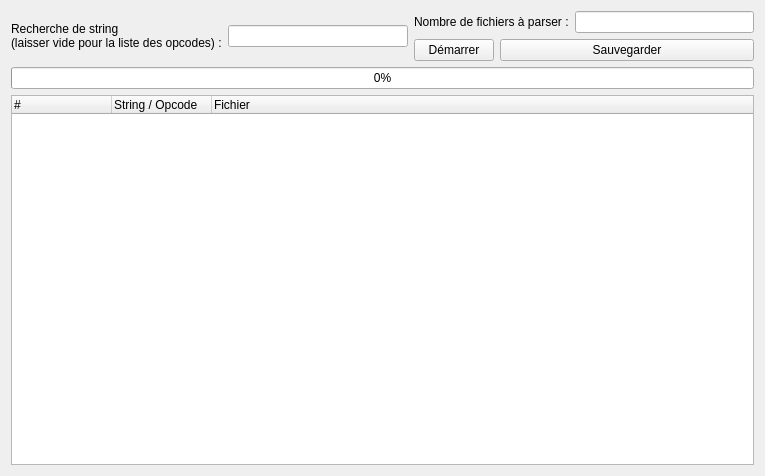
<?xml version="1.0" encoding="UTF-8"?>
<ui version="4.0">
 <class>MainWindow</class>
 <widget class="QMainWindow" name="MainWindow">
  <property name="geometry">
   <rect>
    <x>0</x>
    <y>0</y>
    <width>765</width>
    <height>476</height>
   </rect>
  </property>
  <property name="font">
   <font>
    <pointsize>7</pointsize>
   </font>
  </property>
  <property name="windowTitle">
   <string>WakfuFinder</string>
  </property>
  <property name="windowIcon">
   <iconset resource="Ressources/Ressources.qrc">
    <normaloff>:/Images/logo.png</normaloff>:/Images/logo.png</iconset>
  </property>
  <widget class="QWidget" name="centralWidget">
   <layout class="QGridLayout" name="gridLayout">
    <item row="0" column="0" rowspan="2">
     <widget class="QLabel" name="label_2">
      <property name="font">
       <font>
        <pointsize>9</pointsize>
       </font>
      </property>
      <property name="text">
       <string>&lt;html&gt;&lt;head/&gt;&lt;body&gt;&lt;p&gt;Recherche de string&lt;br/&gt;(laisser vide pour la liste des opcodes) :&lt;/p&gt;&lt;/body&gt;&lt;/html&gt;</string>
      </property>
     </widget>
    </item>
    <item row="0" column="1" rowspan="2">
     <widget class="QLineEdit" name="Search">
      <property name="font">
       <font>
        <pointsize>9</pointsize>
       </font>
      </property>
     </widget>
    </item>
    <item row="0" column="2" colspan="2">
     <widget class="QLabel" name="label">
      <property name="font">
       <font>
        <pointsize>9</pointsize>
       </font>
      </property>
      <property name="text">
       <string>Nombre de fichiers à parser :</string>
      </property>
     </widget>
    </item>
    <item row="0" column="4">
     <widget class="QLineEdit" name="lineEdit"/>
    </item>
    <item row="1" column="2">
     <widget class="QPushButton" name="Start">
      <property name="font">
       <font>
        <pointsize>9</pointsize>
       </font>
      </property>
      <property name="text">
       <string>Démarrer</string>
      </property>
     </widget>
    </item>
    <item row="1" column="3" colspan="2">
     <widget class="QPushButton" name="Save">
      <property name="font">
       <font>
        <pointsize>9</pointsize>
       </font>
      </property>
      <property name="text">
       <string>Sauvegarder</string>
      </property>
     </widget>
    </item>
    <item row="2" column="0" colspan="5">
     <widget class="QProgressBar" name="progressBar">
      <property name="font">
       <font>
        <pointsize>9</pointsize>
       </font>
      </property>
      <property name="value">
       <number>0</number>
      </property>
     </widget>
    </item>
    <item row="3" column="0" colspan="5">
     <widget class="QTreeWidget" name="treeWidget">
      <property name="font">
       <font>
        <pointsize>9</pointsize>
       </font>
      </property>
      <column>
       <property name="text">
        <string>#</string>
       </property>
      </column>
      <column>
       <property name="text">
        <string>String / Opcode</string>
       </property>
      </column>
      <column>
       <property name="text">
        <string>Fichier</string>
       </property>
      </column>
     </widget>
    </item>
   </layout>
  </widget>
 </widget>
 <layoutdefault spacing="6" margin="11"/>
 <resources>
  <include location="Ressources/Ressources.qrc"/>
 </resources>
 <connections/>
</ui>
